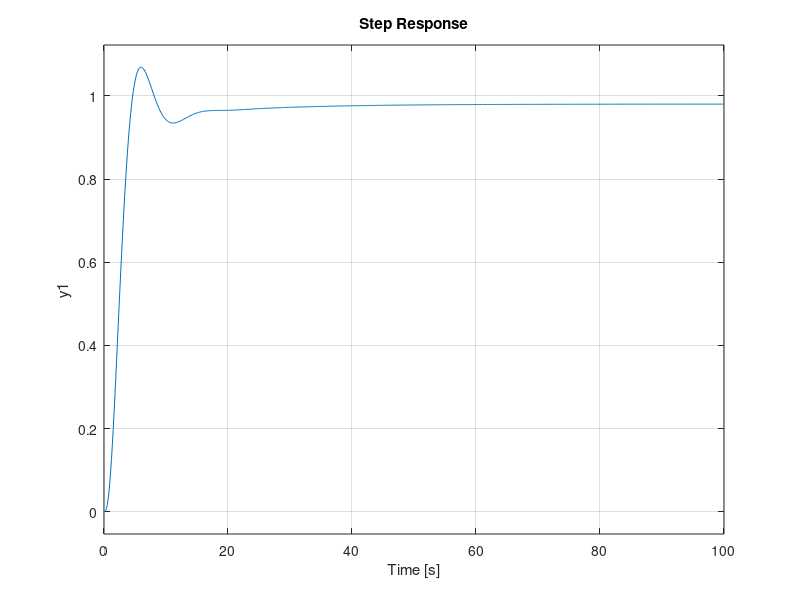

Recreate this plot in MATLAB.
% -log(0.05)/sqrt(pi^2 + log(0.05)^2)
% tan(-pi + (pi - atan(4.2/1)) + (pi - atan(4.2/4)));
% rad2deg((pi - atan(4.2/1)));
% tan(degtorad(58));
% nr = -1 + 4.2j;
% abs(nr);
% (5.8 * 4.31)/4.93;

%problema 3
% G = tf(5, conv([0.5 1], conv([1 1], [10 1])));
% G0 = feedback(G, 1);
% step(G0)
% pole(G0)
% 
% abs(pole(G0))

G = tf(5, conv([0.5 1], conv([1 1], [10 1])));
Gc = tf([1 0.07], [1 0.007]);
G0 = feedback(Gc * G, 1);
step(G0)
pole(G0)
zero(G0)



